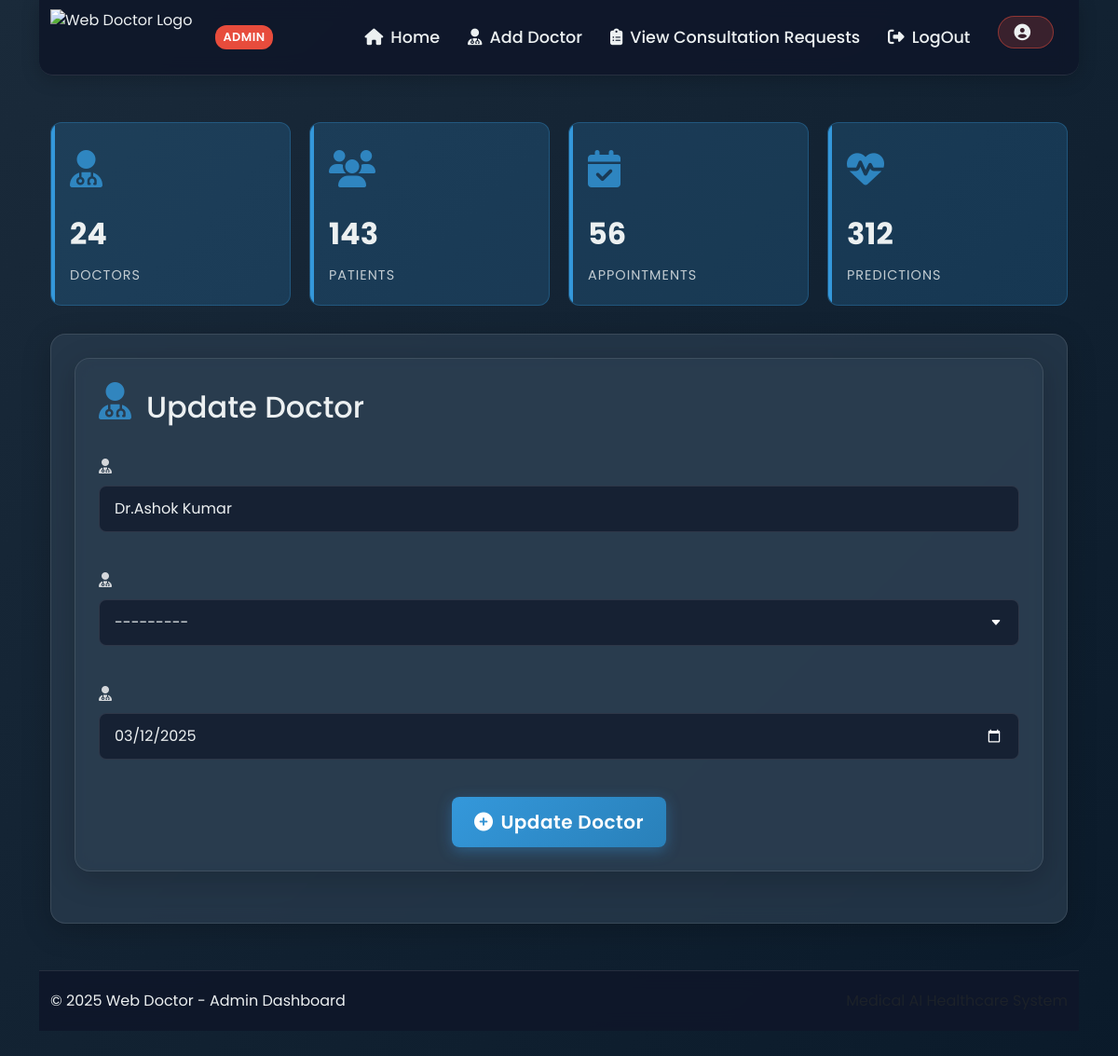
The page /doctor_edit/5 on the database its author committed.
### main/models.py (models this page shows)
class DoctorAdd(models.Model):
    Doctor_name = models.CharField(max_length=200)
    SPECIALIZATION_CHOICES = [
        ('Cardiologist', 'Cardiologist'),
        ('Dermatologist', 'Dermatologist'),
        ('Neurologist', 'Neurologist'),
        ('Pediatrician', 'Pediatrician'),
        ('General', 'General'),
        ('Orthopedic', 'Orthopedic'),
        ('Psychiatrist', 'Psychiatrist'),
        ('Oncologist', 'Oncologist'),
        ('Gynecologist', 'Gynecologist'),
        ('Urologist', 'Urologist'),
    ]
    Doctor_spacial = models.CharField(max_length=200, choices=SPECIALIZATION_CHOICES)
    Date_joined = models.DateField(auto_now=False)

### main/views.py (the view)
# urls.py: path("doctor_edit/<int:pk>",doctor_edit,name="doctor_edit")
def doctor_edit(request, pk):
    doctor = DoctorAdd.objects.get(id = pk)
    form = DoctorAddForm()
    if request.method == 'POST':
        form = DoctorAddForm(request.POST, instance=doctor)
        if form.is_valid():
            form.save()
            messages.success(request, "Doctor updated successfully")
            return redirect('doctor_list')
    else:
        form = DoctorAddForm(instance=doctor)
    return render(request, 'main/doctor_edit.html', {'form': form})

### main/forms.py
class DoctorAddForm(forms.ModelForm):
    class Meta:
        model = DoctorAdd
        fields = ['Doctor_name', 'Doctor_spacial', 'Date_joined']
        widgets = {
            'Doctor_name': forms.TextInput(attrs={'class': 'form-control', 'placeholder': 'Doctor Name'}),
            'Doctor_spacial': forms.Select(attrs={'class': 'form-control'}),
            'Date_joined': forms.DateInput(attrs={'class': 'form-control', 'placeholder': 'Date Joined', 'type': 'date'}),
        }

### templates/main/doctor_edit.html (shortened to what this page needs)
{% extends 'main/Admin.html' %}
{% block content %}
<div class="content-card">
    <div class="d-flex align-items-center mb-4">
        <i class="fas fa-user-md stat-icon me-3"></i>
        <h2 class="mb-0">Update Doctor</h2>
    </div>
    <div class="mt-4">
        <form method="POST"  class="admin-form">
            <div class="row g-4">
                {% for field in form %}
                <div class="col-md-12">
                    <div class="form-group mb-3">
                        <label for="name" class="form-label">
                            <i class="fas fa-user-md me-2"></i>{{form.label}}
                        </label>
                        {{field}}
                    </div>
                </div>
                {% endfor %}
            </div>
            <div class="text-center mt-4">
                <button type="submit" class="btn btn-primary btn-lg">
                    <i class="fas fa-plus-circle me-2"></i>Update Doctor
                </button>
            </div>
        </form>
    </div>
</div>
{% endblock %}

### templates/main/Admin.html (style rules this page uses)
:root { --primary: #2c3e50; --secondary: #e74c3c; --accent: #3498db; --light: #ecf0f1; --dark: #2c3e50; }
body { font-family: 'Poppins', sans-serif; background: linear-gradient(135deg, #1a2a3a 0%, #0a1a2a 100%); color: var(--light); min-height: 100vh; position: relative; }
.content-card { background: rgba(44, 62, 80, 0.7); backdrop-filter: blur(10px); border: 1px solid rgba(255, 255, 255, 0.1); border-radius: 16px; box-shadow: 0 8px 32px rgba(0, 0, 0, 0.2); padding: 25px; margin-bottom: 30px; transition: transform 0.3s ease, box-shadow 0.3s ease; }
.stat-icon { font-size: 40px; margin-bottom: 15px; color: var(--accent); opacity: 0.8; }

### templates/main/doctor_edit.html (style rules this page uses)
.admin-form .form-control { background: rgba(15, 23, 42, 0.7); border: 1px solid rgba(255, 255, 255, 0.1); color: var(--light); padding: 12px 16px; border-radius: 8px; transition: all 0.3s ease; }
.admin-form select.form-control { appearance: none; background-repeat: no-repeat; background-position: right 1rem center; background-size: 16px 12px; padding-right: 2.5rem; }
.admin-form .form-label { font-weight: 500; margin-bottom: 8px; color: rgba(255, 255, 255, 0.8); }
input[type="date"] { color-scheme: dark; }
.btn-primary { background: linear-gradient(135deg, #3498db 0%, #2980b9 100%); border: none; border-radius: 8px; padding: 12px 24px; font-weight: 600; letter-spacing: 0.5px; box-shadow: 0 4px 15px rgba(52, 152, 219, 0.4); transition: all 0.3s ease; }

### rows shown on the page
DoctorAdd: form "Dr.Ashok Kumar" "---------" "03/12/2025"
